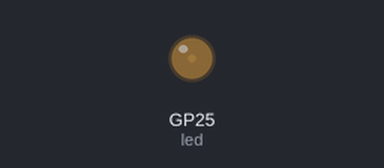
A program run on a simulated Raspberry Pi Pico running MicroPython. On the bench: output pins drawn as LEDs (lit = HIGH).

Above: at 0.05 s.
At 0.55 s:
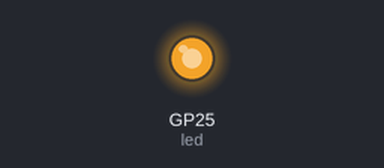
At 0.85 s:
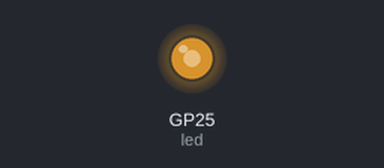
At 1.1 s:
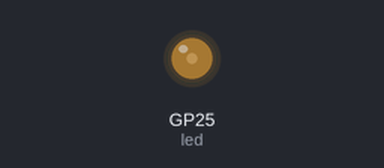
Timing chart, 0 to 4.1 s (numbered marks = the images above):
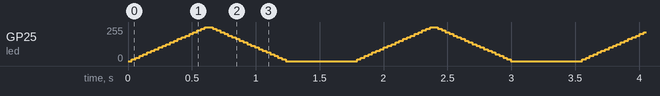

The program:

step-002.py
```python
from machine import Pin, PWM
from time import sleep

# led = PWM(Pin(17))   # LED ピンをPWMモードに設定
led = PWM(Pin(25))   # for pico 内臓 LED

led.freq(1000)       # PWM の周波数を 1kHz に設定

def set_brightness(percent):
    """
    LED の明るさをパーセンテージで設定する関数
    :param percent: 0 から 100 の範囲で指定する明るさ (％)
    """
    # 0 から m% を 0 から 65535 の範囲にマッピング
    duty = int(65535 * (percent / 100))
    led.duty_u16(duty)

while True:
    # 明るさを 0% から 100% まで徐々に増加
    for i in range(0, 101, 5):  # 5% 刻みで増加
        set_brightness(i)
        sleep(0.03)

    # 明るさを 100% から 0% まで徐々に減少
    for i in range(100, -1, -5):  # 5% 刻みで減少
        set_brightness(i)
        sleep(0.03)
    sleep(0.5)
```
